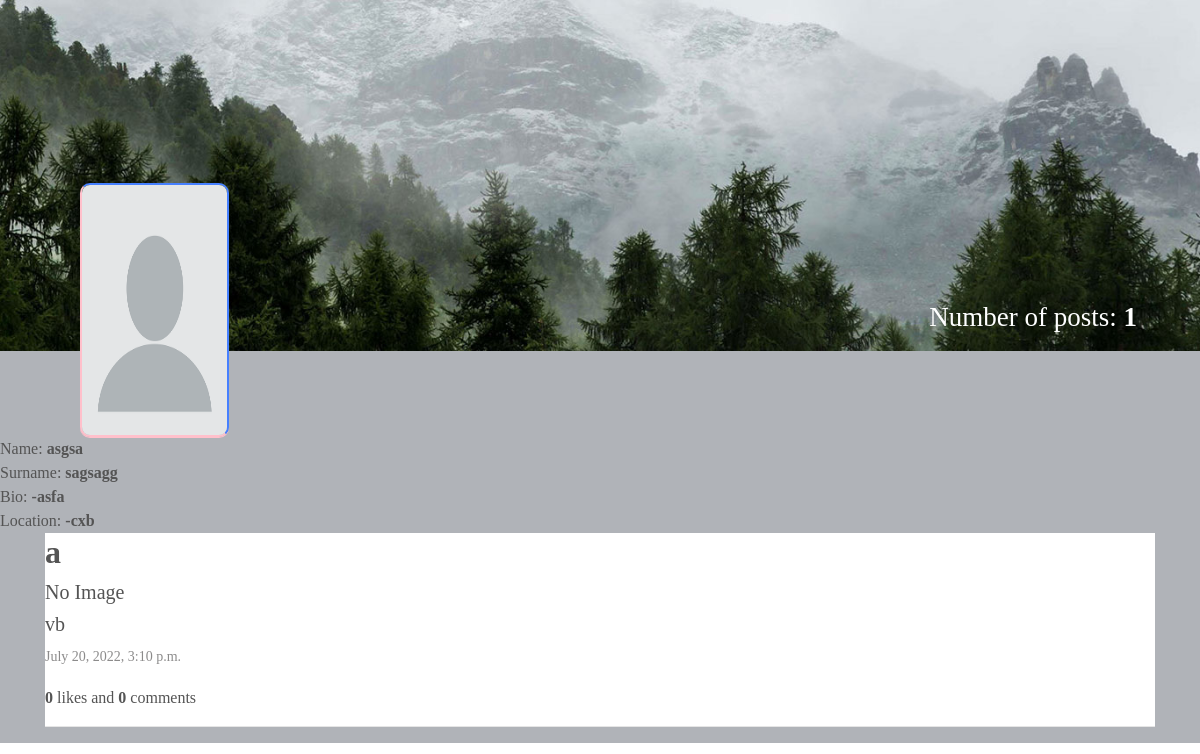
The app's page /profile/?user_pk=40 (signed in), older data.
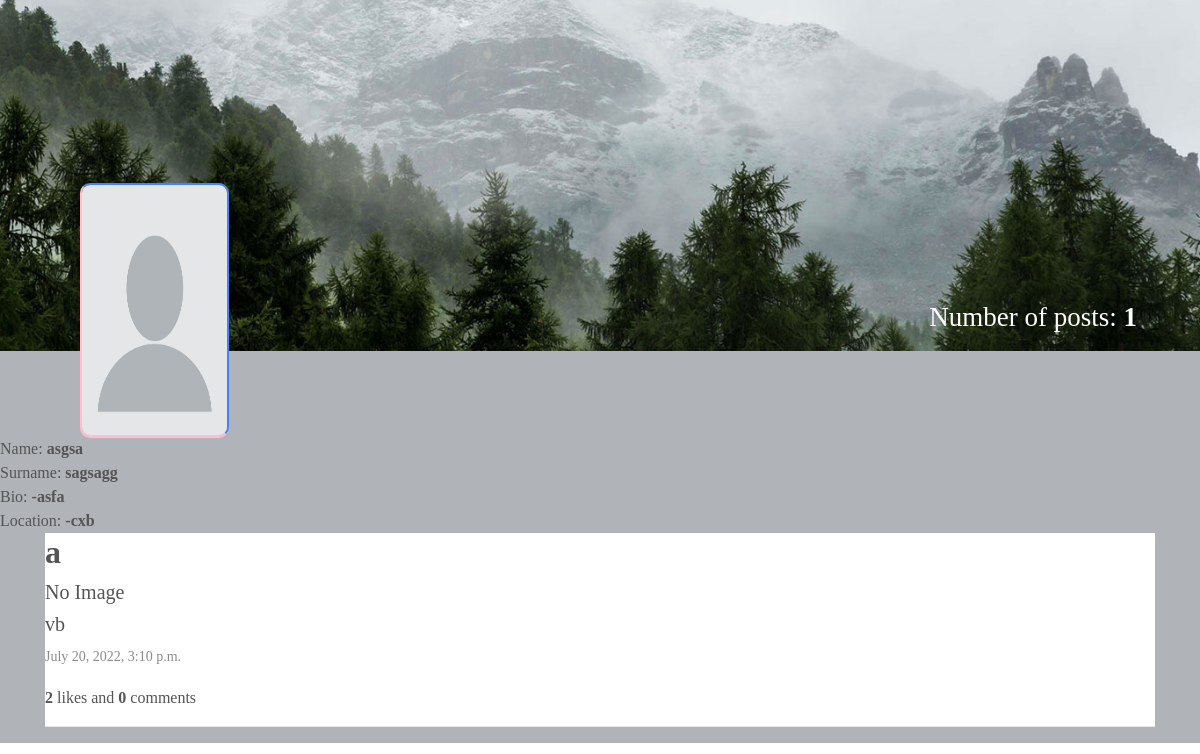
The same page, newer data.
### mainapp/models.py (models this page shows, shortened)
class Post(models.Model):
    title = models.CharField(max_length=255)
    text = models.TextField()
    image = models.ImageField(upload_to='images/',
                              validators=[validate_file_size,
                                          allowed_extention],
                              null=True, blank=True)
    created_at = models.DateTimeField(auto_now_add=True)
    number_of_likes = models.IntegerField(default=0, null=True, blank=True)
    author = models.ForeignKey(
        user, on_delete=models.CASCADE)

### mainapp/views.py (the view)
# urls.py: path('profile/', profile, name='another_profile'),
@login_required(login_url=login_url)
def profile(request):
    logger.info('calling /profile')
    try:
        pk = request.GET.get('user_pk')
        user = User.objects.get(pk=pk)
    except User.DoesNotExist:
        logger.error('user does not exist')
    user_profile = Profile.objects.filter(user=user).first()
    post_number = Post.objects.filter(author=pk).count()
    posts = Post.objects.filter(author=pk).order_by('-created_at')
    context = {
        'user': user,
        'user_profile': user_profile,
        'post_number': post_number,
        'posts': posts
    }
    if user == request.user:
        context["profile"] = Profile.objects.get(user=request.user)
        context["number_of_posts"] = Post.objects.filter(
            author=request.user).count()
        context["posts"] = Post.objects.filter(
            author=pk).order_by('-created_at')
        logger.info('get my profile')
        return render(request, 'profile.html', context)
    else:
        logger.info(f'get {user.username} profile')
        return render(request, 'another_profile.html', context)

### templates/another_profile.html (shortened to what this page needs)
{% load static %}
<!DOCTYPE html>
<html lang="en">
  <head>
    <link rel="stylesheet" href="{% static 'css/main.min.css' %}" />
    <link rel="stylesheet" href="{% static 'css/style.css' %}" />
    <link rel="stylesheet" href="{% static 'css/color.css' %}" />
    <link rel="stylesheet" href="{% static 'css/responsive.css' %}" />
  </head>
  <body>
    <section>
      <div class="feature-photo">
        <figure>
          <img src="{% static 'images/profile-background.jpg' %}" alt="" />
        </figure>
         <form>
          <div class="add-btn">
            <span style="color: white; font-size: 27px; margin-right: 700px"
              ><b
                ><u><a href="/main/">Home</a></u></b
              ></span
            >
            <span style="color: white; font-size: 27px"
              >Number of posts:  <b>{{post_number}}</b></span>
          </div>
        </form enctype="multipart/form-data">
        <div class="container-fluid">
          <div class="row merged">
            <div class="col-lg-2 col-sm-3">
              <div class="user-avatar">
                <figure>
                  {% if user_profile.profile_picture %}
                  <img
                    src="{{user_profile.profile_picture.url}}"
                    style="height: 250px; width: 100%"
                    alt="">
                  {% else %}
                  <img
                    src="{% static 'images/blank-profile-picture.png' %}"
                    style="height: 250px; width: 100%"
                    alt="">
                  {% endif %}
                </figure>
              </div>
            </div>
            <div class="col-lg-10 col-sm-9">
              <div class="timeline-info">
                <ul>
                  <li class="admin-name">
                  </li>
                </ul>
              </div>
            </div>
          </div>
        </div>
      </div>
    </section>
    <div>
    <span class="block capitalize font-semibold">Name:   <b>{{user_profile.firstname}}</b></span>
    </div>
    <div>
    <span class="block capitalize font-semibold">Surname:   <b>{{user_profile.lastname}}</b></span>
    </div>
    <div>
    <span class="block capitalize font-semibold">Bio:   <b>{{user_profile.bio}}</b></span>
    </div>
    <div>
    <span class="block capitalize font-semibold">Location:   <b>{{user_profile.location}}</b></span>
    </div>
    <div class="container m-auto">
      {% for p in posts %}
      <div class="space-y-5 flex-shrink-5 lg:w-7/20">
        <div class="bg-white shadow rounded-md  -mx-2 lg:mx-0">
                        <h2><strong>{{p.title}}</strong></h2>
                        {% if p.image %}
                        <img src="{{p.image.url}}"></img>
                        {% else %}
                        <h5>No Image</h5>
                        {% endif %}
                        <h5>{{p.text}}</h5>
                        <p>{{p.created_at}}</p>
                        <div class="">
                          <strong>{{p.number_of_likes}}</strong> likes and<strong>
                              {{p.comments.count}}</strong> comments
                              <hr>
                            </div>
                          </div>
                          {% endfor %}
  </body>
</html>

Row changes from the older to the newer data that the page shows:
changed Post "vb": number_of_likes "0" → "2"
